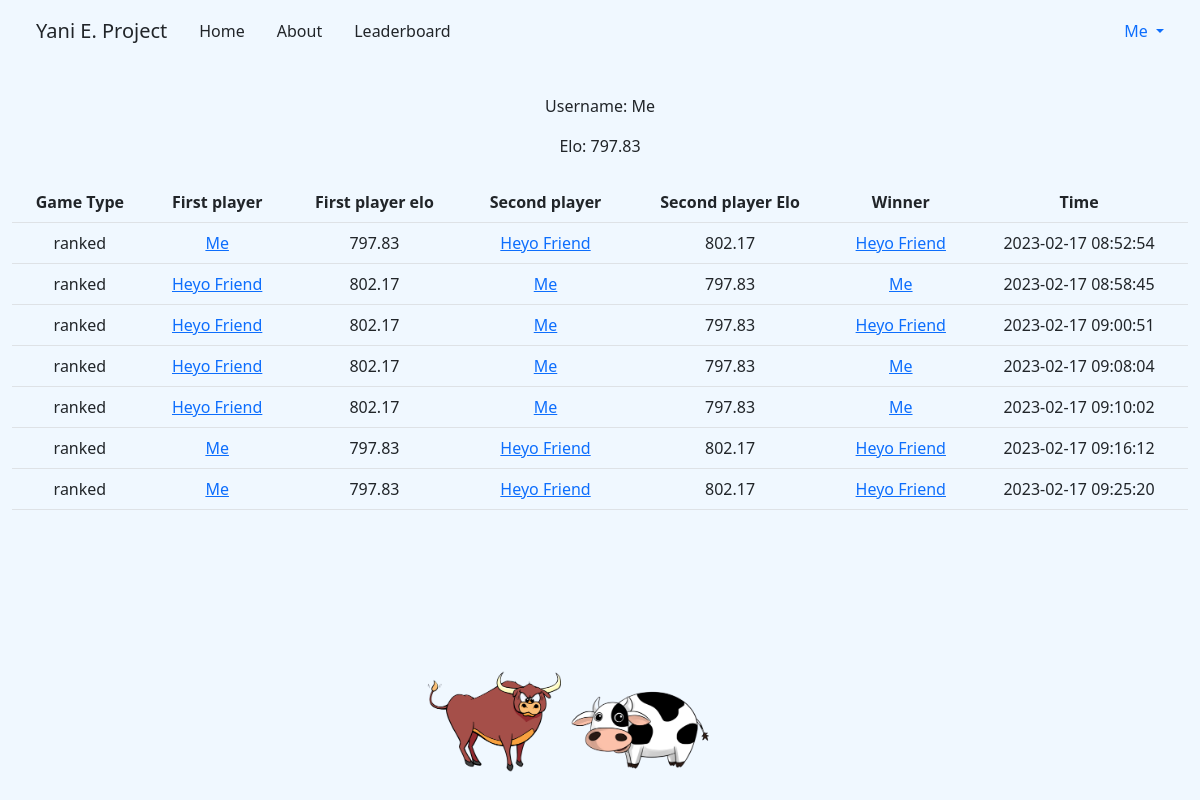
/user/16 (signed in), run on an earlier commit of the app's database.
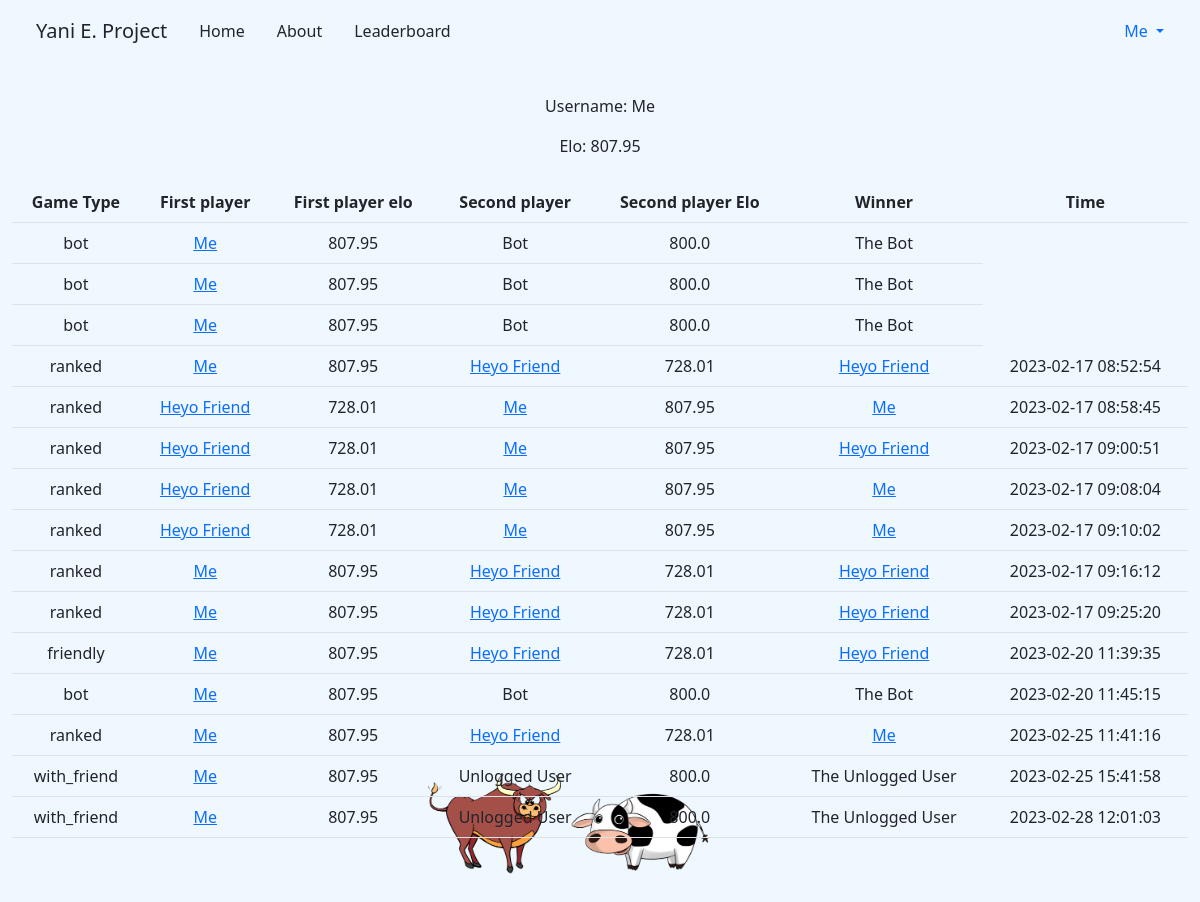
And on a later commit of the database.
### tables this page shows
CREATE TABLE user (id INTEGER UNIQUE PRIMARY KEY AUTOINCREMENT NOT NULL, hash TEXT NOT NULL, username TEXT NOT NULL, email VARCHAR(320),
elo FLOAT(6,2) NOT NULL);

CREATE TABLE games (game_id INTEGER UNIQUE PRIMARY KEY AUTOINCREMENT NOT NULL, player1_id INTEGER, player1_elo SMALLINT, player2_id INTEGER, player2_elo SMALLINT, winner_id INTEGER, time DATETIME, game_type TINYTEXT, player1_num VARCHAR(5), player2_num VARCHAR(5), gameid_of_gametype INTEGER);

### app.py (the view, shortened to what this page needs)
@app.route('/user/<int:user_id>', methods=['GET', 'POST'])
def profile(user_id):
  user = db.execute("SELECT * FROM user WHERE id = ?", user_id)
  if len(user) == 0:
    return apology("There is no such user!", 403)
  data = db.execute("SELECT g.game_type AS type, g.time AS game_time, u1.username AS username1, u1.id AS id1, u1.elo AS elo1, u2.username AS username2, u2.id AS id2, u2.elo AS elo2, w.username AS winner_username, g.winner_id AS winners_id FROM games AS g INNER JOIN user AS u1 ON g.player1_id = u1.id INNER JOIN user AS u2 ON g.player2_id = u2.id INNER JOIN user AS w ON g.winner_id = w.id WHERE g.player1_id = ? OR g.player2_id = ?", user_id, user_id)
  elo = db.execute("SELECT * FROM user WHERE id = ?", user_id)
  friends = db.execute("SELECT * FROM friends_list WHERE list_owner_id = ? AND friends_id = ?", session['user_id'], user_id)
  return render_template('user_profile.html', data=data, elo=elo, user_id=user_id, friends=len(friends))

### templates/user_profile.html (shortened to what this page needs)
{% extends "layout.html" %}
{% block main %}
  <p> Username: {{ elo[0]['username'] }}</p>
  <p> Elo: {{ elo[0]['elo'] }}</p>
  <table class="table">
    <thead>
      <tr>
        <th> Game Type</th>
        <th> First player </th>
        <th> First player elo </th>
        <th> Second player </th>
        <th> Second player Elo</th>
        <th> Winner </th>
        <th> Time </th>
      </tr>
    </thead>
    <tbody>
      {% for game in data %}
        <tr>
          <td>{{ game['type'] }}</td>
          {% if game['id1'] == 0 %}
            <td> Bot </td>
          {% elif game['id1'] == -1 %}
            <td> Unlogged User </td>
          {% else %}
            <td><a href="{{ url_for('profile', user_id=game['id1']) }}"> {{ game['username1'] }} </a></td>
          {% endif %}
          <td>{{ game['elo1'] }}</td>
          {% if game['id2'] == 0 %}
            <td> Bot </td>
          {% elif game['id2'] == -1 %}
            <td> Unlogged User </td>
          {% else %}
            <td><a href="{{ url_for('profile', user_id=game['id2']) }}"> {{ game['username2'] }} </a></td>
          {% endif %}
          <td>{{ game['elo2'] }}</td>
          {% if game['winners_id'] is defined %}
            {% if game['winners_id'] == 0 %}
              <td> The Bot </td>
            {% elif game['winners_id'] == -1 %}
              <td> The Unlogged User </td>
            {% else %}
              <td><a href="{{ url_for('profile', user_id=game['winners_id']) }}"> {{ game['winner_username'] }}</a></td>
            {% endif %}
          {% else %}
            <td> No winner recorded.</td>
          {% endif %}
          {% if game['game_time'] %}
            <td>{{ game['game_time'] }}</td>
          {% endif %}
        </tr>
      {% endfor %}
    </tbody>
  </table>
{% endblock %}

### templates/layout.html (shortened to what this page needs)
<!DOCTYPE html>
<html lang="en">
<head>
  <link href="https://cdn.jsdelivr.net/npm/bootstrap@5.2.2/dist/css/bootstrap.min.css" rel="stylesheet">
  <link href="{{ url_for('static', filename='styles.css')}}" rel="stylesheet">
</head>
<body>
  <div class="container-fluid">
    <ul class="m-2 nav">
      <li class="nav-item">
        <a class="nav-link disabled site-title text-dark" href="#" aria-disabled="true" >Yani E. Project</a>
      </li>
      <li class="nav-item">
        <a class="nav-link text-dark" href="{{ url_for('home') }}">Home</a>
      </li>
      <li class="nav-item">
        <a class="nav-link text-dark" href="{{ url_for('about') }}">About</a>
      </li>
      <li class="nav-item">
        <a class="nav-link text-dark" href="{{ url_for('leaderboard') }}">Leaderboard</a>
      </li>
      {% if session["user_id"] and session["user_id"] != -1 %}
        <li class="nav-item dropdown ms-auto">
          <a class="nav-link dropdown-toggle" href="#" id="navbarDropdown" data-bs-toggle="dropdown" aria-haspopup="true" aria-expanded="false">
          {{session["user_username"]}}
          </a>
        </li>
        {% endif %}
    </ul>
  </div>
  <main class="container-fluid py-5 text-center">
    {% block main %}{% endblock %}
  </main>
  <footer>
    <div class="text-center">
      <img alt="Bull and Cow" class="img-fluid w-25 footer" src="../static/bulls_and_cows.png">
    </div>
  </footer>
</body>
</html>

### static/styles.css (style rules this page uses)
body { background-color:aliceblue; }
.site-title { font-size: 20px; }
li { height: 30px; line-height: 30px; }
.footer { position: fixed; bottom: 10px; left: 35%; z-index:-1; }
li { display: inline-block; }

What changed in the data, as far as the page shows it:
changed user "Me": elo "797.83" → "807.95"
now on this page (row unchanged): games: type "bot", username1 "Me", elo1 "807.95", shows "Bot", elo2 "800.0", winner_id "The Bot"
now on this page (row unchanged): games: type "bot", username1 "Me", elo1 "807.95", shows "Bot", elo2 "800.0", winner_id "The Bot"
now on this page (row unchanged): games: type "bot", username1 "Me", elo1 "807.95", shows "Bot", elo2 "800.0", winner_id "The Bot"
changed through a linked row, games (number 4 of 15 on the later page): elo1 "797.83" → "807.95"; elo2 "802.17" → "728.01"
changed through a linked row, games (number 5 of 15 on the later page): elo1 "802.17" → "728.01"; elo2 "797.83" → "807.95"
changed through a linked row, games (number 6 of 15 on the later page): elo1 "802.17" → "728.01"; elo2 "797.83" → "807.95"
changed through a linked row, games (number 7 of 15 on the later page): elo1 "802.17" → "728.01"; elo2 "797.83" → "807.95"
changed through a linked row, games (number 8 of 15 on the later page): elo1 "802.17" → "728.01"; elo2 "797.83" → "807.95"
changed through a linked row, games (number 9 of 15 on the later page): elo1 "797.83" → "807.95"; elo2 "802.17" → "728.01"
changed through a linked row, games (number 10 of 15 on the later page): elo1 "797.83" → "807.95"; elo2 "802.17" → "728.01"
added games: type "friendly", username1 "Me", elo1 "807.95", username2 "Heyo Friend", elo2 "728.01", winner_username "Heyo Friend", game_time "2023-02-20 11:39:35"
added games: type "bot", username1 "Me", elo1 "807.95", shows "Bot", elo2 "800.0", winner_id "The Bot", game_time "2023-02-20 11:45:15"
added games: type "ranked", username1 "Me", elo1 "807.95", username2 "Heyo Friend", elo2 "728.01", winner_username "Me", game_time "2023-02-25 11:41:16"
added games: type "with_friend", username1 "Me", elo1 "807.95", shows "Unlogged User", elo2 "800.0", winner_id "The Unlogged User", game_time "2023-02-25 15:41:58"
added games: type "with_friend", username1 "Me", elo1 "807.95", shows "Unlogged User", elo2 "800.0", winner_id "The Unlogged User", game_time "2023-02-28 12:01:03"
